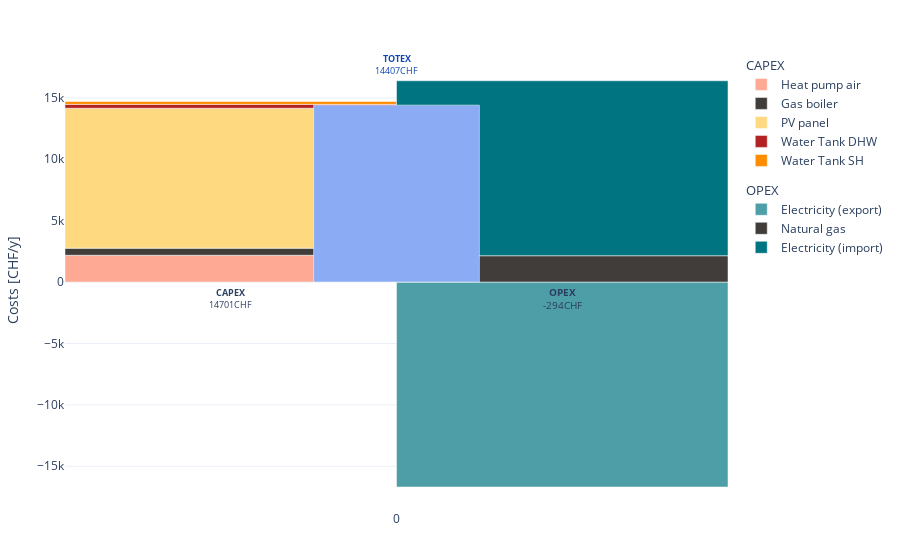
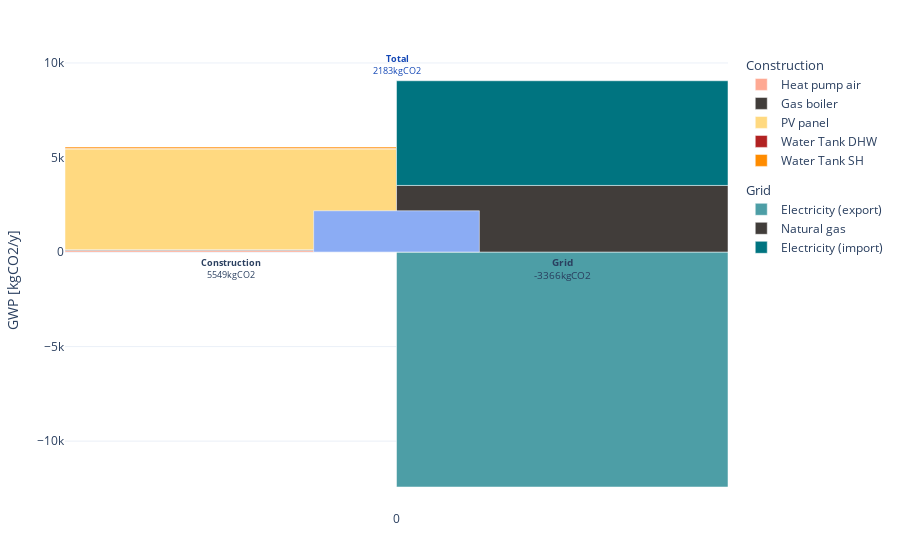

Here is the notebook cell these charts were saved with, in order:
### Markdown cell above
It seems like using the raw examples in a cell works. However, extra care has to be taken to avoid problem when running cells multiple times. Since objects are not cleared at the end of the optimization, conflict when redefining a reho object later might arise. Let's test the plotting methods.

### Code cell
from reho.plotting import plotting

# Performance plot : costs and gwp
plotting.plot_performance(reho.results, plot='costs', indexed_on='Pareto_ID', label='EN_long').show()
plotting.plot_performance(reho.results, plot='gwp', indexed_on='Pareto_ID', label='EN_long').show()

### Figure 1 — Plotly figure (JSON) as saved in the notebook; plotly's stock layout.template omitted (floating-point values rounded to 4 significant figures)
{"data": [{"hovertemplate": "<b>Heat pump air</b><br>Costs: %{y:.0f}CHF", "legendgroup": "group1", "legendgrouptitle": {"text": "CAPEX"}, "marker": {"color": "#FEA993"}, "name": "Heat pump air", "showlegend": true, "width": 0.3333, "x": [0], "y": [2182.0], "type": "bar"}, {"hovertemplate": "<b>Gas boiler</b><br>Costs: %{y:.0f}CHF", "legendgroup": "group1", "legendgrouptitle": {"text": "CAPEX"}, "marker": {"color": "#413D3A"}, "name": "Gas boiler", "showlegend": true, "width": 0.3333, "x": [0], "y": [578.0], "type": "bar"}, {"hovertemplate": "<b>PV panel</b><br>Costs: %{y:.0f}CHF", "legendgroup": "group1", "legendgrouptitle": {"text": "CAPEX"}, "marker": {"color": "#ffd980"}, "name": "PV panel", "showlegend": true, "width": 0.3333, "x": [0], "y": [11400.0], "type": "bar"}, {"hovertemplate": "<b>Water Tank DHW</b><br>Costs: %{y:.0f}CHF", "legendgroup": "group1", "legendgrouptitle": {"text": "CAPEX"}, "marker": {"color": "#B22222"}, "name": "Water Tank DHW", "showlegend": true, "width": 0.3333, "x": [0], "y": [312.8], "type": "bar"}, {"hovertemplate": "<b>Water Tank SH</b><br>Costs: %{y:.0f}CHF", "legendgroup": "group1", "legendgrouptitle": {"text": "CAPEX"}, "marker": {"color": "#FF8C00"}, "name": "Water Tank SH", "showlegend": true, "width": 0.3333, "x": [0], "y": [233.5], "type": "bar"}, {"hovertemplate": "<b>Electricity (export)</b><br>Costs: %{y:.0f}CHF", "legendgroup": "group2", "legendgrouptitle": {"text": "OPEX"}, "marker": {"color": "#4d9ea6"}, "name": "Electricity (export)", "showlegend": true, "width": 0.3333, "x": [0.3333], "y": [-16690.0], "type": "bar"}, {"hovertemplate": "<b>Natural gas</b><br>Costs: %{y:.0f}CHF", "legendgroup": "group2", "legendgrouptitle": {"text": "OPEX"}, "marker": {"color": "#413D3A"}, "name": "Natural gas", "showlegend": true, "width": 0.3333, "x": [0.3333], "y": [2144.0], "type": "bar"}, {"hovertemplate": "<b>Electricity (import)</b><br>Costs: %{y:.0f}CHF", "legendgroup": "group2", "legendgrouptitle": {"text": "OPEX"}, "marker": {"color": "#007480"}, "name": "Electricity (import)", "showlegend": true, "width": 0.3333, "x": [0.3333], "y": [14250.0], "type": "bar"}, {"hovertemplate": "<b>TOTEX</b><br>%{y:.0f}CHF", "marker": {"color": "#8bacf4", "opacity": 1}, "name": "TOTEX", "showlegend": false, "width": 0.1667, "x": [0.1667], "y": [14407], "type": "bar"}], "layout": {"annotations": [{"align": "center", "font": {"size": 10}, "showarrow": false, "text": "<b>OPEX</b><br>-294CHF", "textangle": 0, "valign": "top", "x": 0.3333, "y": -1323.0}, {"align": "center", "font": {"size": 9}, "showarrow": false, "text": "<b>CAPEX</b><br>14701CHF", "textangle": 0, "valign": "top", "x": 0, "y": -1323.0}, {"align": "center", "font": {"color": "#1246B5", "size": 9}, "showarrow": false, "text": "<b>TOTEX</b><br>14407CHF", "textangle": 0, "valign": "top", "x": 0.1667, "y": 17720.0}], "margin": {"l": 50, "r": 50, "t": 50, "b": 50}, "xaxis": {"tickmode": "array", "tickvals": [0.1667], "ticktext": [0]}, "barmode": "relative", "bargap": 0, "yaxis": {"title": {"text": "Costs [CHF/y]"}}}}

### Figure 2 — Plotly figure (JSON) as saved in the notebook; plotly's stock layout.template omitted (floating-point values rounded to 4 significant figures)
{"data": [{"hovertemplate": "<b>Heat pump air</b><br>Emissions: %{y:.0f}kgCO2", "legendgroup": "group1", "legendgrouptitle": {"text": "Construction"}, "marker": {"color": "#FEA993"}, "name": "Heat pump air", "showlegend": true, "width": 0.3333, "x": [0], "y": [87.69], "type": "bar"}, {"hovertemplate": "<b>Gas boiler</b><br>Emissions: %{y:.0f}kgCO2", "legendgroup": "group1", "legendgrouptitle": {"text": "Construction"}, "marker": {"color": "#413D3A"}, "name": "Gas boiler", "showlegend": true, "width": 0.3333, "x": [0], "y": [35.38], "type": "bar"}, {"hovertemplate": "<b>PV panel</b><br>Emissions: %{y:.0f}kgCO2", "legendgroup": "group1", "legendgrouptitle": {"text": "Construction"}, "marker": {"color": "#ffd980"}, "name": "PV panel", "showlegend": true, "width": 0.3333, "x": [0], "y": [5330.0], "type": "bar"}, {"hovertemplate": "<b>Water Tank DHW</b><br>Emissions: %{y:.0f}kgCO2", "legendgroup": "group1", "legendgrouptitle": {"text": "Construction"}, "marker": {"color": "#B22222"}, "name": "Water Tank DHW", "showlegend": true, "width": 0.3333, "x": [0], "y": [24.23], "type": "bar"}, {"hovertemplate": "<b>Water Tank SH</b><br>Emissions: %{y:.0f}kgCO2", "legendgroup": "group1", "legendgrouptitle": {"text": "Construction"}, "marker": {"color": "#FF8C00"}, "name": "Water Tank SH", "showlegend": true, "width": 0.3333, "x": [0], "y": [72.35], "type": "bar"}, {"hovertemplate": "<b>Electricity (export)</b><br>Emissions: %{y:.0f}kgCO2", "legendgroup": "group2", "legendgrouptitle": {"text": "Grid"}, "marker": {"color": "#4d9ea6"}, "name": "Electricity (export)", "showlegend": true, "width": 0.3333, "x": [0.3333], "y": [-12420.0], "type": "bar"}, {"hovertemplate": "<b>Natural gas</b><br>Emissions: %{y:.0f}kgCO2", "legendgroup": "group2", "legendgrouptitle": {"text": "Grid"}, "marker": {"color": "#413D3A"}, "name": "Natural gas", "showlegend": true, "width": 0.3333, "x": [0.3333], "y": [3522.0], "type": "bar"}, {"hovertemplate": "<b>Electricity (import)</b><br>Emissions: %{y:.0f}kgCO2", "legendgroup": "group2", "legendgrouptitle": {"text": "Grid"}, "marker": {"color": "#007480"}, "name": "Electricity (import)", "showlegend": true, "width": 0.3333, "x": [0.3333], "y": [5536.0], "type": "bar"}, {"hovertemplate": "<b>Total</b><br>%{y:.0f}kgCO2", "marker": {"color": "#8bacf4", "opacity": 1}, "name": "Total", "showlegend": false, "width": 0.1667, "x": [0.1667], "y": [2183], "type": "bar"}], "layout": {"annotations": [{"align": "center", "font": {"size": 10}, "showarrow": false, "text": "<b>Grid</b><br>-3366kgCO2", "textangle": 0, "valign": "top", "x": 0.3333, "y": -859.3}, {"align": "center", "font": {"size": 9}, "showarrow": false, "text": "<b>Construction</b><br>5549kgCO2", "textangle": 0, "valign": "top", "x": 0, "y": -859.3}, {"align": "center", "font": {"color": "#1246B5", "size": 9}, "showarrow": false, "text": "<b>Total</b><br>2183kgCO2", "textangle": 0, "valign": "top", "x": 0.1667, "y": 9917.0}], "margin": {"l": 50, "r": 50, "t": 50, "b": 50}, "xaxis": {"tickmode": "array", "tickvals": [0.1667], "ticktext": [0]}, "barmode": "relative", "bargap": 0, "yaxis": {"title": {"text": "GWP [kgCO2/y]"}}}}
